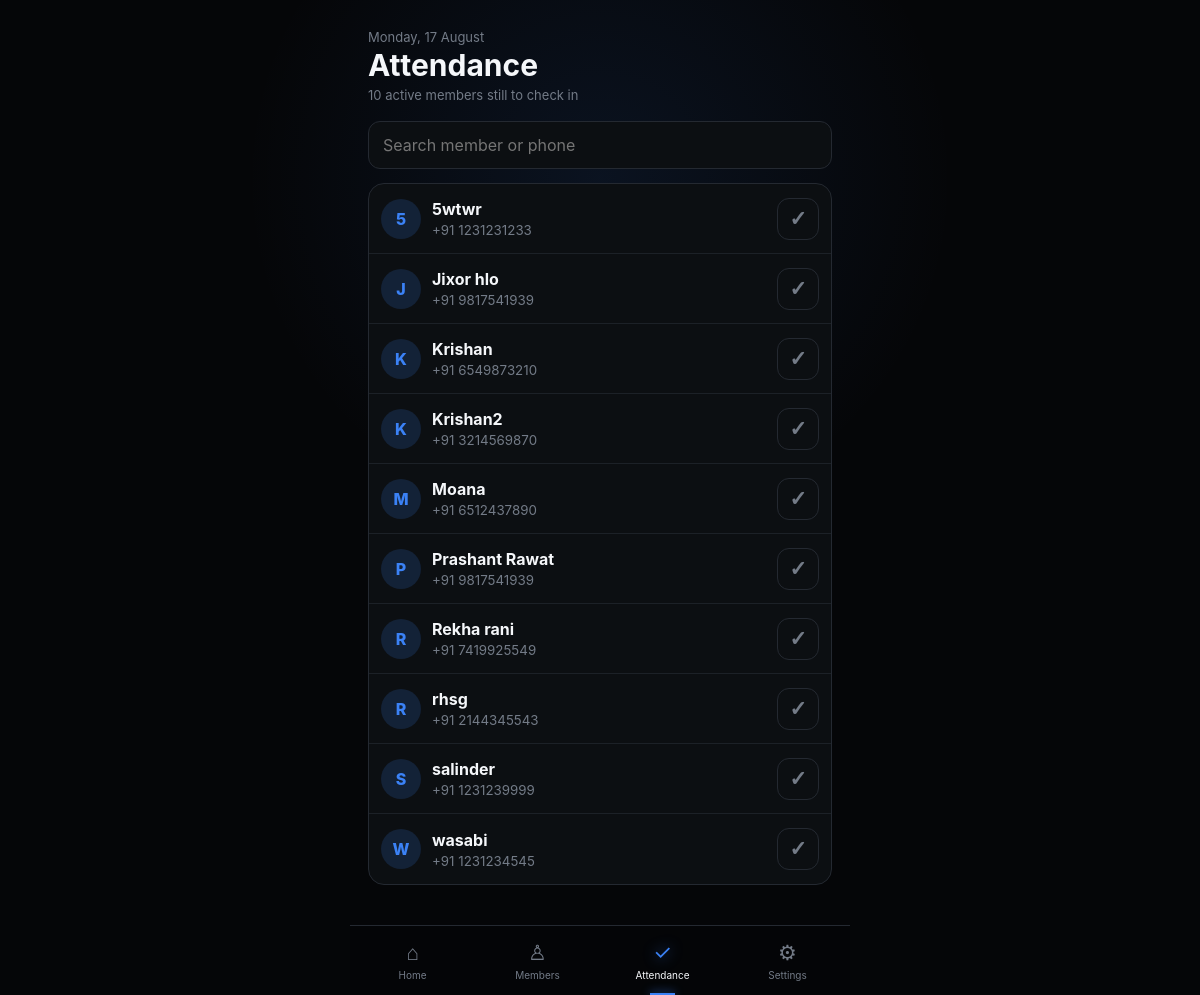
The app's page /attendance (signed in), older data.
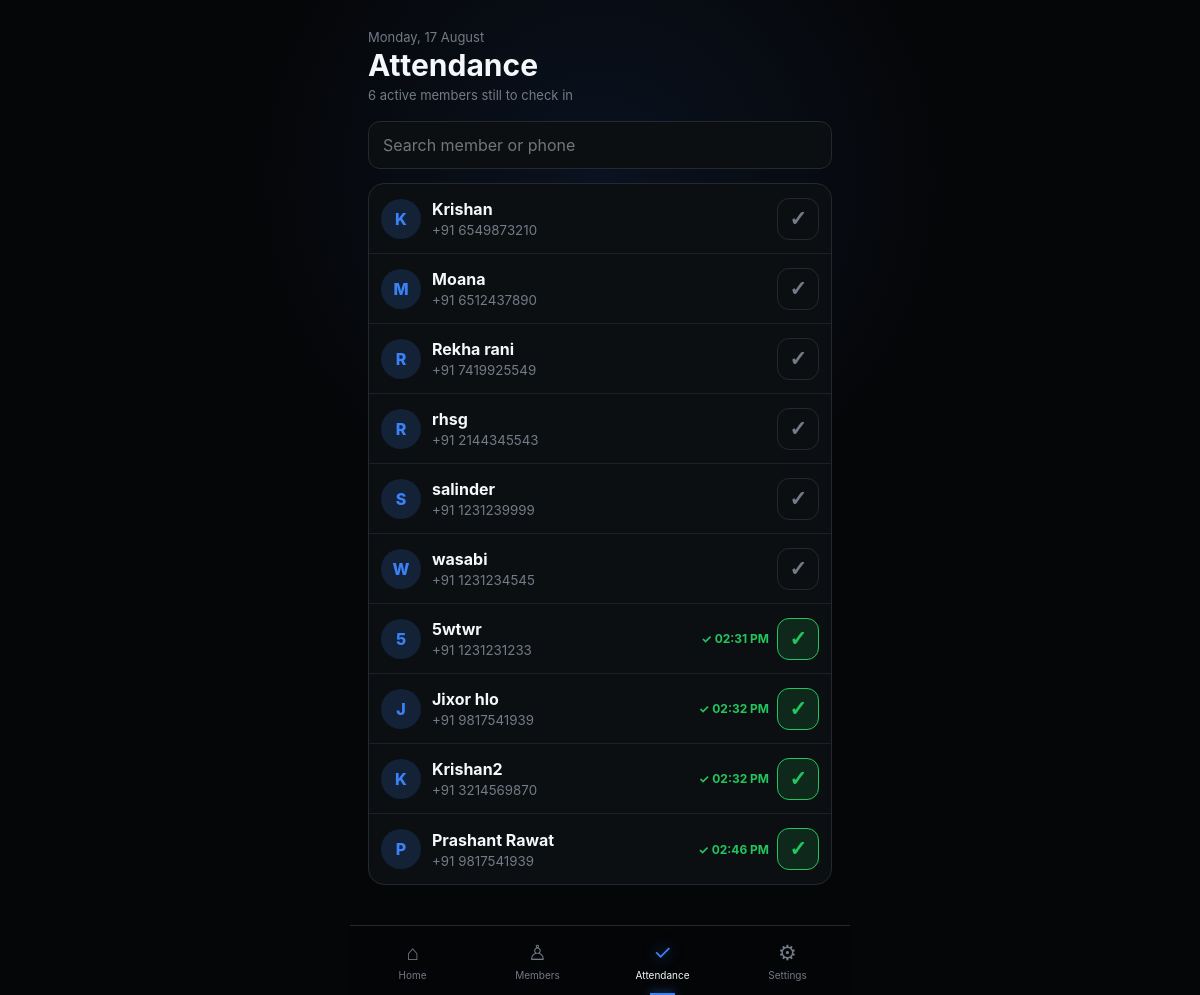
The same page, newer data.
### models.py (models this page shows, shortened)
class Member(db.Model):
    __tablename__ = "member"
    id = db.Column(db.Integer, primary_key=True)
    owner_id = db.Column(
        db.Integer,
        db.ForeignKey("gym_owner.id"),
        nullable=False,
        index=True
    )
    name = db.Column(db.String(100), nullable=False)
    address = db.Column(db.String(150), nullable=False)
    phone = db.Column(db.String(15), nullable=False)
    join_date = db.Column(db.Date, nullable=False)
    notes = db.Column(db.Text)
    active = db.Column(db.Boolean, default=True)
    current_plan_id = db.Column(
        db.Integer,
        db.ForeignKey("membership_plan.id")
    )
    membership_start = db.Column(db.Date)
    membership_expiry = db.Column(db.Date)
    memberships = db.relationship(
        "Membership",
        backref="member",
        lazy=True,
        cascade="all, delete-orphan"
    )
    attendance = db.relationship(
        "Attendance",
        backref="member",
        lazy=True,
        cascade="all, delete-orphan"
    )
    __table_args__ = (
        db.UniqueConstraint(
            "owner_id",
            "name",
            name="uq_owner_member_name"
        ),
    )

class Attendance(db.Model):
    __tablename__ = "attendance"
    id = db.Column(db.Integer, primary_key=True)
    member_id = db.Column(
        db.Integer,
        db.ForeignKey("member.id"),
        nullable=False
    )
    check_in = db.Column(
        db.DateTime,
        nullable=False,
        default=datetime.utcnow
    )
    attendance_date = db.Column(
        db.Date,
        nullable=False,
        default=date.today
    )
    notes = db.Column(db.String(100))
    __table_args__ = (
        db.UniqueConstraint(
            "member_id",
            "attendance_date",
            name="uq_member_attendance"
        ),
    )

### routes/members.py (the view)
@members_bp.route("/attendance")
@login_required
def attendance():
    today = date.today()
    yesterday = today - relativedelta(days=1)
    now = datetime.now()
    members = Member.query.filter_by(owner_id=current_user.id).all()
    today_attendance = {
        record.member_id: record
        for record in Attendance.query.join(Member).filter(
            Member.owner_id == current_user.id,
            Attendance.attendance_date == today,
        ).all()
    }
    yesterday_attendance = {
        record.member_id: record
        for record in Attendance.query.join(Member).filter(
            Member.owner_id == current_user.id,
            Attendance.attendance_date == yesterday,
        ).all()
    }
    def member_order(member):
        attendance_record = today_attendance.get(member.id)
        if not member.active:
            status_rank = 2
        elif attendance_record is None:
            status_rank = 0
        else:
            status_rank = 1
        yesterday_record = yesterday_attendance.get(member.id)
        if yesterday_record:
            hour_distance = abs(yesterday_record.check_in.hour - now.hour)
            yesterday_rank = 0
        else:
            hour_distance = 99
            yesterday_rank = 1
        return status_rank, yesterday_rank, hour_distance, member.name.lower()
    ordered_members = sorted(members, key=member_order)
    return render_template(
        "attendance.html",
        members=ordered_members,
        attendance_by_member=today_attendance,
        today=today,
        active_unchecked=sum(m.active and m.id not in today_attendance for m in members),
        active_page="attendance",
    )

### main.py (called while the page is built)
def create_app():
    app = Flask(__name__)
    app.secret_key = "ppp"
    app.config["SQLALCHEMY_DATABASE_URI"] = "sqlite:///gym.db"
    app.config["SQLALCHEMY_TRACK_MODIFICATIONS"] = False
    db.init_app(app)
    login_manager = LoginManager()
    login_manager.init_app(app)
    login_manager.login_view = "auth.login"
    @login_manager.user_loader
    def load_user(user_id):
        return db.session.get(GymOwner, int(user_id))
    from routes.admin import admin_bp
    from routes.auth import auth_bp
    from routes.members import members_bp
    from routes.settings import settings_bp
    app.register_blueprint(auth_bp)
    app.register_blueprint(members_bp)
    app.register_blueprint(settings_bp)
    app.register_blueprint(admin_bp)
    return app

### templates/attendance.html (shortened to what this page needs)
{% extends "components/base.html" %}
{% block head %}
<link rel="stylesheet" href="{{ url_for('static', filename='css/attendance.css') }}">
{% endblock %}
{% block body %}
<header class="attendance-header">
  <div>
    <p class="eyebrow">{{ today.strftime('%A, %d %B') }}</p>
    <h1>Attendance</h1>
    <p class="summary">{{ active_unchecked }} active member{{ '' if active_unchecked == 1 else 's' }} still to check in</p>
  </div>
</header>
<div class="search-wrap">
  <input id="search" type="search" placeholder="Search member or phone" autocomplete="off">
</div>
<section class="member-list" aria-label="Member attendance list">
  {% for member in members %}
  {% set record = attendance_by_member.get(member.id) %}
  <article class="attendance-member {% if not member.active %}inactive{% endif %}" data-member>
    <a class="member-profile" href="{{ url_for('members.member_details', member_id=member.id) }}">
      <span class="avatar">{{ member.name[0]|upper }}</span>
      <span class="member-copy">
        <strong>{{ member.name }}</strong>
        <small>{% if not member.active %}Inactive · {% endif %}+91 {{ member.phone }}</small>
      </span>
    </a>
    {% if record %}
    <div class="checked-in">
      <span>✓ {{ record.check_in.strftime('%I:%M %p') }}</span>
      <button type="button" class="attendance-toggle checked" data-remove-dialog="remove-{{ member.id }}" aria-label="Remove attendance for {{ member.name }}">✓</button>
    </div>
    {% else %}
    <form method="post" action="{{ url_for('members.check_in_member', member_id=member.id) }}">
      <button class="attendance-toggle" type="submit" aria-label="Mark {{ member.name }} present">✓</button>
    </form>
    {% endif %}
  </article>
  {% else %}
  <p class="empty">No members yet. Add a member before recording attendance.</p>
  {% endfor %}
</section>
{% endblock %}

### templates/components/base.html (shortened to what this page needs)
<!doctype html>
<html lang="en">
<head>
  <link rel="stylesheet" href="{{ url_for('static', filename='css/navbar.css') }}">
  <link rel="stylesheet" href="{{ url_for('static', filename='css/base.css') }}">
  {% block head %}{% endblock %}
</head>
<body>
  <div class="app">
    {% block body %}{% endblock %}
  </div>
  {% include "components/navbar.html" %}
</body>
</html>

### templates/components/navbar.html
  <nav class="bottom-nav">
    <a href="/" class="nav-item {% if active_page == 'home' %}active{% endif %}">
      <div class="nav-icon">⌂</div>
      <span> Home </span>
    </a>
    <a href="{{ url_for('members.members') }}" class="nav-item {% if active_page == 'members' %}active{% endif %}">
      <div class="nav-icon">♙</div>
      <span> Members </span>
    </a>
    <a href="{{ url_for('members.attendance') }}" class="nav-item {% if active_page == 'attendance' %}active{% endif %}">
      <div class="nav-icon">✓</div>
      <span> Attendance </span>
    </a>
    <a href="{{ url_for('settings.settings') }}" class="nav-item {% if active_page == 'settings' %}active{% endif %}">
      <div class="nav-icon">⚙</div>
      <span> Settings </span>
    </a>
  </nav>

### static/css/navbar.css (style rules this page uses)
.bottom-nav { position: fixed; z-index: 100; left: 0; right: 0; bottom: 0; max-width: 500px; height: 70px; margin: auto; background: var(--navbg); border-top: 1px solid var(--cardborder); backdrop-filter: blur(18px); display: flex; justify-content: space-around; }
.nav-item { width: 25%; border: none; background: transparent; color: var(--muted); display: flex; flex-direction: column; justify-content: center; align-items: center; gap: 4px; position: relative; cursor: pointer; text-decoration: none; }
.nav-icon { font-size: 21px; }
.nav-item span { font-size: 10px; }
.nav-item.active { color: var(--white); }
.nav-item.active .nav-icon { color: var(--blue); text-shadow: 0 0 14px rgba(59, 130, 246, 0.8); }
.nav-item.active::after { content: ""; position: absolute; bottom: 0; width: 25px; height: 2px; background: var(--blue); box-shadow: 0 0 10px var(--blue); }

### static/css/base.css (style rules this page uses)
* { margin: 0; padding: 0; box-sizing: border-box; -webkit-tap-highlight-color: transparent; }
:root { --bg: #050608; --white: #f5f7fa; --muted: #737b87; --blue: #3b82f6; --green: #22c55e; --border: #20242b; --card: #0c0f12; --card2: #050505; --card3: #000000; --activity: #11151a; --navbg: rgba(5, 6, 8, 0.94); --iconbg: #15191e; --line: #1c2127; --cardborder: #242931; }
html { background: var(--bg); }
body { background: radial-gradient(circle at 50% 18%, rgba(59, 130, 246, 0.1), transparent 35%), var(--bg); color: var(--white); transition: background 0.35s, color 0.35s; font-family: -apple-system, BlinkMacSystemFont, "Segoe UI", Roboto, Arial, sans-serif; min-height: 100vh; overflow-x: hidden; }
.app { width: 100%; max-width: 500px; margin: auto; padding: 25px 18px 110px; }

### static/css/attendance.css (style rules this page uses)
.attendance-header { margin: 4px 0 18px; }
.attendance-header h1 { margin: 2px 0 4px; font-size: 30px; }
.eyebrow, .summary { color: var(--muted); margin: 0; font-size: 13px; }
.search-wrap { margin-bottom: 14px; }
#search { width: 100%; box-sizing: border-box; padding: 13px 14px; border: 1px solid var(--cardborder); border-radius: 12px; background: var(--card); color: var(--white); font: inherit; }
.member-list { border: 1px solid var(--cardborder); border-radius: 16px; overflow: hidden; background: var(--card); }
.attendance-member { min-height: 70px; display: flex; align-items: center; gap: 12px; padding: 10px 12px; border-bottom: 1px solid var(--line); }
.attendance-member:last-child { border-bottom: 0; }
.member-profile { min-width: 0; flex: 1; display: flex; align-items: center; gap: 11px; color: inherit; text-decoration: none; }
.avatar { width: 40px; height: 40px; flex: 0 0 40px; border-radius: 50%; display: grid; place-items: center; background: rgba(59,130,246,.16); color: var(--blue); font-weight: 800; }
.member-copy { min-width: 0; display: grid; gap: 3px; }
.member-copy strong { overflow: hidden; text-overflow: ellipsis; white-space: nowrap; }
.member-copy small { color: var(--muted); }
.attendance-toggle { width: 42px; height: 42px; border: 1px solid var(--cardborder); border-radius: 12px; background: transparent; color: var(--muted); font-size: 21px; font-weight: 800; cursor: pointer; }
.attendance-toggle.checked { border-color: #22c55e; background: rgba(34,197,94,.14); color: #22c55e; }
.checked-in { display: flex; align-items: center; gap: 8px; color: #22c55e; font-size: 12px; font-weight: 700; white-space: nowrap; }

Row changes from the older to the newer data that the page shows:
shown differently, row unchanged: Member "5wtwr": moves down the list
added Attendance: check_in "02:31 PM"
shown differently, row unchanged: Member "Jixor hlo": moves down the list
added Attendance: check_in "02:32 PM"
shown differently, row unchanged: Member "Krishan2": moves down the list
added Attendance: check_in "02:32 PM"
shown differently, row unchanged: Member "Prashant Rawat": moves down the list
added Attendance: check_in "02:46 PM"
Text that changed along with them:
{{ active_unchecked }}: "10" → "6"
